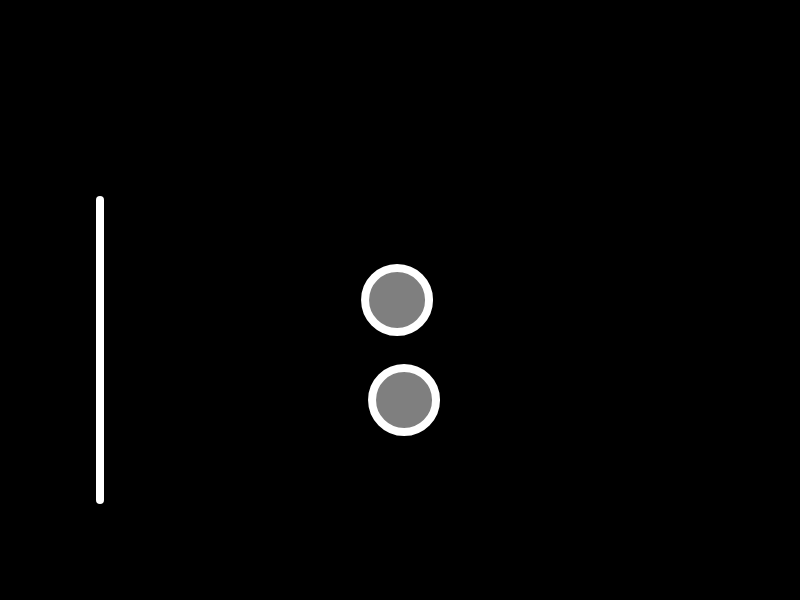
Frame 1 (no input)
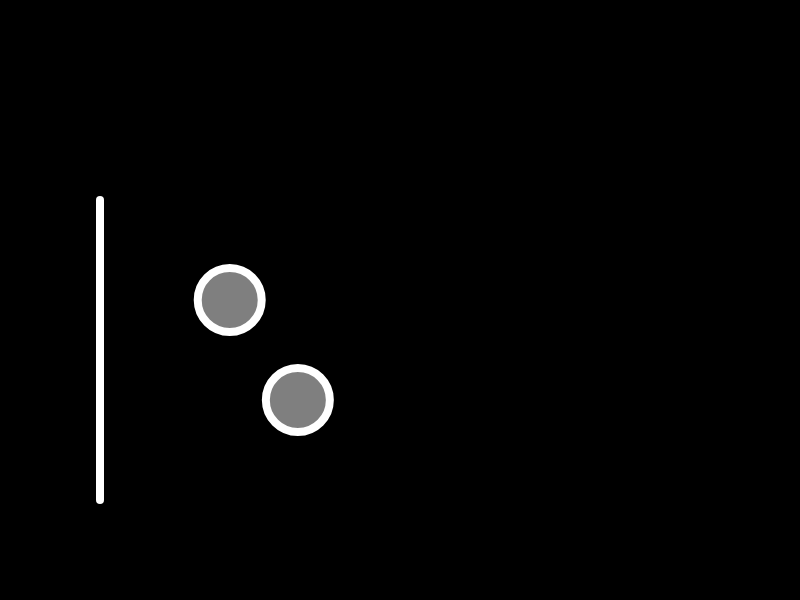
Frame 60 (no input)
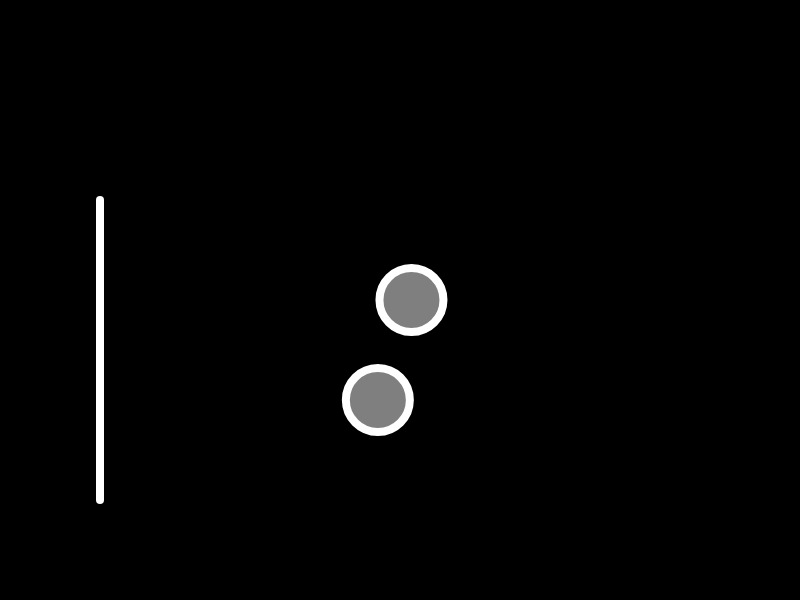
Frame 120 (the mouse pressed at the canvas centre since frame 60)

The p5.js sketch that drew these frames (run headless with seeded random() and noise() and a simulated clock; from frame 60 on, the mouse is pressed at the canvas centre):

// p5.js sketch
// ── sketch.js
// oscillation
let w = 0;
let origin;
let origin1;
let rot = 4;
let A = 5;
let acc;
let dt = 0.4; // this the assumed wait time between draw() calls

function setup() {
  createCanvas(800, 600);
  origin = createVector(400,300);
  origin1 = createVector(400,400);
}

function draw() {
  background(0);
  theta = 2 * PI  * rot * dt;   //angular frequecy
  origin.x = A * sin(theta) + origin.x;   // displacememnt of S.H.M of particle   starts from mean     position along x- axis
  acc = - (theta * theta * origin.x) + origin.x;  // this shows the S.H.M.
  dt = dt + 0.001;
  
  theta1 = 2 * PI  * rot * dt;   //angular frequecy
  origin1.x = -A * cos(theta) + origin1.x;  // displacememnt of S.H.M of particle starts from extreme position along x- axis
  acc = - (theta * theta * origin1.x) + origin1.x;    // this shows the S.H.M.
  dt = dt + 0.001;
  stroke(255);
  strokeWeight(8);
  fill(127);
  circle(origin.x, origin.y, 64);
  circle(origin1.x, origin1.y, 64);
  line(100,200,100,500);
}
